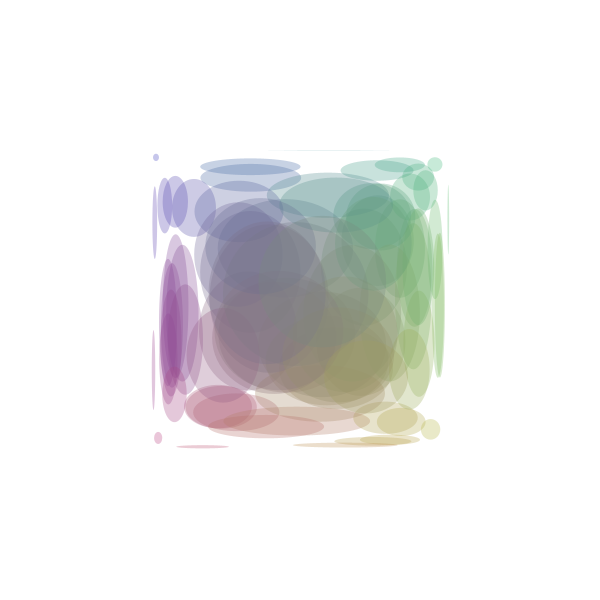
Frame 1 (no input)
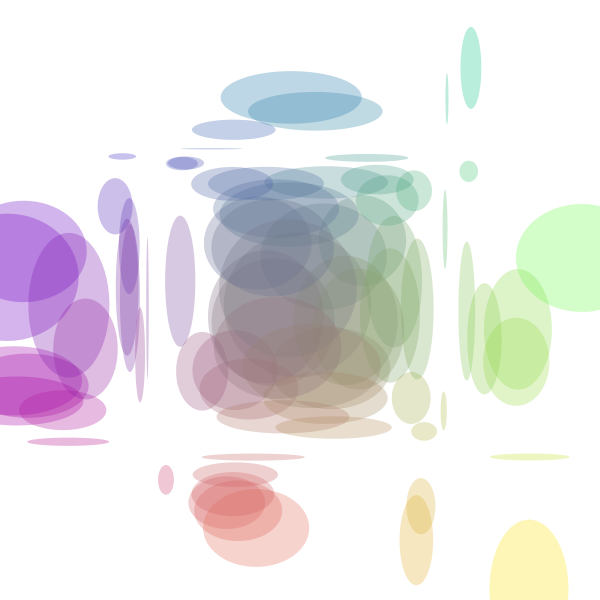
Frame 60 (the mouse pressed at the canvas centre just before this capture)
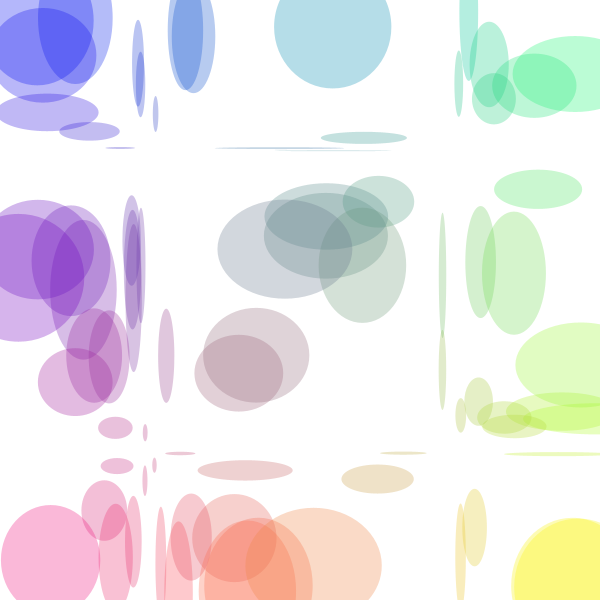
Frame 120 (the mouse held since frame 60 and released just before this capture)

The Processing sketch that drew these frames (run headless with seeded random() and noise(); from frame 60 on, the mouse is pressed at the canvas centre):

// Processing sketch: processing_33846
// ── processing_33846.pde

//moving ellipses
//shape and colour determined by position
//2010 allonestring

//pjs - july 2014

int shapeCount = 77;
int shapeSize = 20;
int shapeSpeed = 3;
int someAmount = 0;
float[]xspeed = new float[shapeCount];
float[]yspeed = new float[shapeCount];
float[]xpos = new float[shapeCount];
float[]ypos = new float[shapeCount];
float[]wd = new float[shapeCount];
float[]ht = new float[shapeCount];

void setup()
{
  size(600, 600);
  background(255);
  smooth();
  noStroke();
  
  for (int i = 0; i < shapeCount; i++)
  {
    xspeed[i] = random(-shapeSpeed, shapeSpeed);
    yspeed[i] = random(-shapeSpeed, shapeSpeed);
    
    wd[i] = random(1, shapeSize) + someAmount;
    ht[i] = wd[i];
    
    xpos[i] = width/2 + random(-width/4, width/4);
    ypos[i] = height/2 + random(-height/4, height/4);
  }
}

void draw()
{
  background(255);
  
  for (int i = 0; i < shapeCount; i++)
  {
    float red = ypos[i] / height * 255;
    float green = xpos[i] / width * 255;
    float blue = ((width + height) - (xpos[i] + ypos[i])) / (width + height) * 255;
    float alpha = shapeCount;
    fill(red, green, blue, alpha);
    
    ellipse(xpos[i], ypos[i], width/4 - abs(width/2 - xpos[i]), height/4 - abs(height/2  - ypos[i]) );
    
    xpos[i] += xspeed[i];
    ypos[i] += yspeed[i];
    
    if(xpos[i] + wd[i]/2 >= width || xpos[i] <= wd[i]/2)
    {
      xspeed[i] *= -1;
    }  
    if(ypos[i] + ht[i]/2 >= height || ypos[i] <= ht[i]/2)
    {
      yspeed[i] *= -1;
    }  
  }
}  
